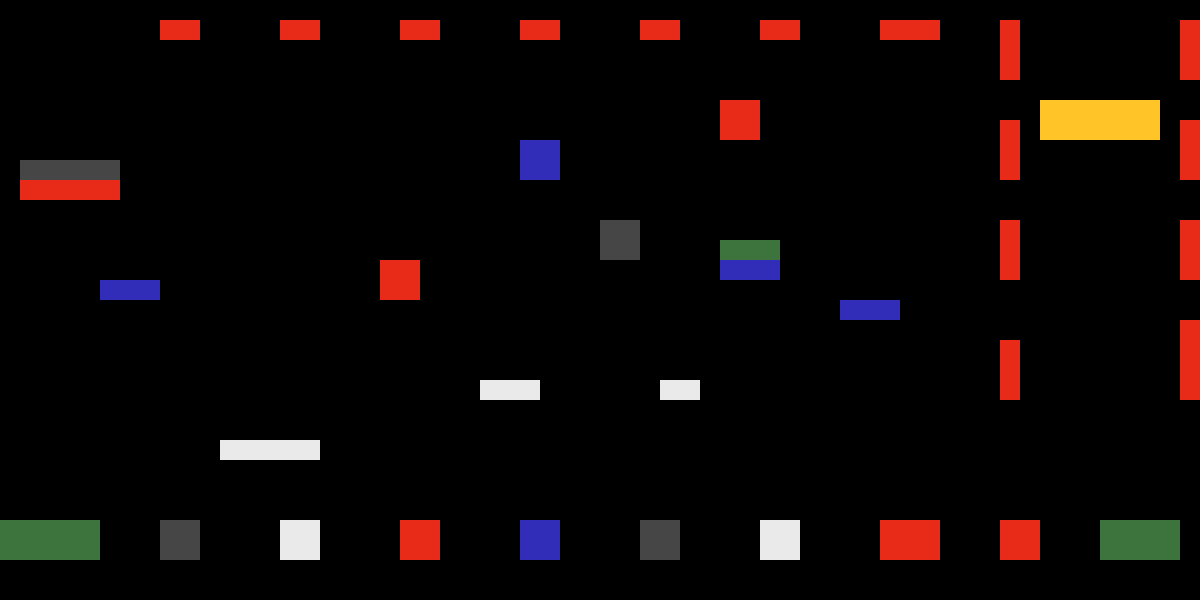

The image is a tile-based game level rendered from a .tmx file. Its description and source (layers, tilesets, objects; grid data summarised) follow:
An orthogonal 60x30 tile map with 20x20 px tiles, 1 tile layer (layer).

<map version="1.0" orientation="orthogonal" renderorder="right-down" width="60" height="30" tilewidth="20" tileheight="20" nextobjectid="1">
 <tileset firstgid="1" name="tiles" tilewidth="20" tileheight="20">
  <image source="../img/tiles.png" width="140" height="20" />
 </tileset>
 <layer name="layer" width="60" height="30">
  <data>[1800 cells, 152 non-empty, 6 distinct tile ids]</data>
 </layer>
</map>
